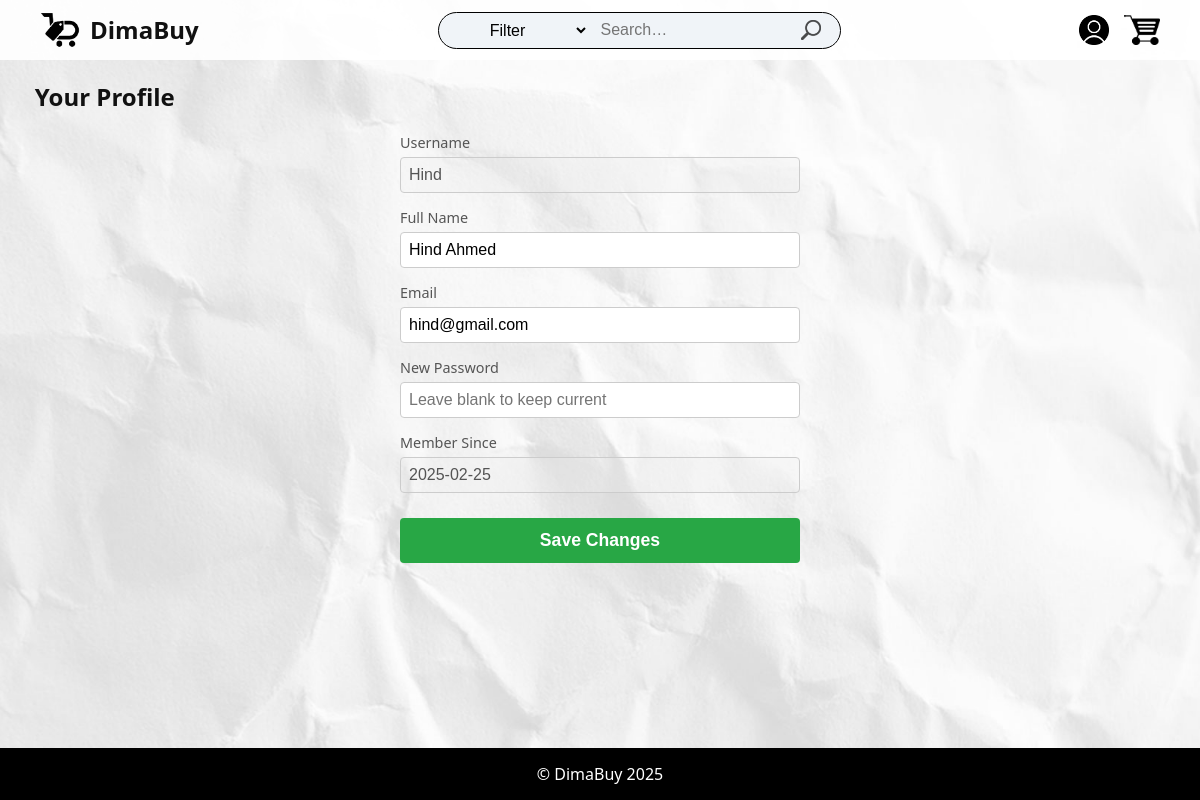
Page /profile.php (signed in) on the committed database.
### tables this page shows
CREATE TABLE `users` (
  `UserID` int NOT NULL COMMENT 'To identify user',
  `Username` varchar(255) NOT NULL COMMENT 'Username to login',
  `Password` varchar(255) NOT NULL COMMENT 'Password to login',
  `Email` varchar(255) NOT NULL,
  `FullName` varchar(255) DEFAULT NULL,
  `admin` int NOT NULL DEFAULT '0' COMMENT 'Identifies Group ID (Admin or Normal User or Moderator)',
  `Date` date NOT NULL
);

### profile.php (the view, shortened to what this page needs)
<?php
require 'partials/header.php';
$con = connection();
$uid = intval($_SESSION['user_id']);
$res = mysqli_query($con,
    "SELECT Username, Email, FullName, Date
       FROM users
      WHERE UserID = $uid
      LIMIT 1"
);
$user = mysqli_fetch_assoc($res);
?>
<!DOCTYPE html>
<html lang="en">
<head>
  <link rel="stylesheet" href="layout/profile.css">
</head>
<body>
  <main class="content">
    <h2>Your Profile</h2>
    <form method="post" class="profile-form">
      <label>
        Username
        <input type="text"
               value="<?= htmlspecialchars($user['Username']) ?>"
               disabled>
      </label>
      <label>
        Full Name
        <input type="text"
               name="fullname"
               value="<?= htmlspecialchars($user['FullName']) ?>"
               required>
      </label>
      <label>
        Email
        <input type="email"
               name="email"
               value="<?= htmlspecialchars($user['Email']) ?>"
               required>
      </label>
      <label>
        New Password
        <input type="password"
               name="password"
               placeholder="Leave blank to keep current">
      </label>
      <label>
        Member Since
        <input type="text"
               value="<?= htmlspecialchars($user['Date']) ?>"
               disabled>
      </label>
      <button type="submit" class="btn">Save Changes</button>
    </form>
  </main>
</body>
</html>

### layout/profile.css (style rules this page uses)
.profile-form { display: grid; grid-template-columns: 1fr; row-gap: 20px; }
.profile-form label { display: flex; flex-direction: column; font-size: 0.9rem; color: #555555; }
.profile-form input { margin-top: 8px; padding: 12px 16px; font-size: 1rem; border: 1px solid #e0e0e0; border-radius: 8px; transition: border-color 0.3s ease, box-shadow 0.3s ease; }
.profile-form .btn { margin-top: 10px; padding: 14px 0; background: #ffffff; color: #ffffff; font-size: 1rem; font-weight: 600; border: none; border-radius: 8px; cursor: pointer; transition: background 0.3s ease, transform 0.2s ease; }

### layout/homepage.css (style rules this page uses)
html, body { margin: 0; padding: 0; font-family: 'Segoe UI', sans-serif; color: #111; height: 100%; margin: 0; }
body { background: url("../images/background.jpg") no-repeat center center fixed; background-size: cover; display: flex; flex-direction: column; min-height: 100vh; }
.content { flex: 1; }
.content h2 { margin-left: 2.9%; }
.profile-form { max-width: 400px; margin: 20px auto; display: flex; flex-direction: column; gap: 15px; }
.profile-form label { display: flex; flex-direction: column; font-weight: 500; }
.profile-form input { padding: 8px; margin-top: 5px; border: 1px solid #ccc; border-radius: 4px; font-size: 1rem; }
.profile-form .btn { padding: 12px; background: #28a745; color: #fff; border: none; border-radius: 4px; font-size: 1.1rem; cursor: pointer; transition: background 0.2s ease; }

### rows in the picture
users: Username "Hind", fullname "Hind Ahmed", email "hind@gmail.com", Date "2025-02-25"
